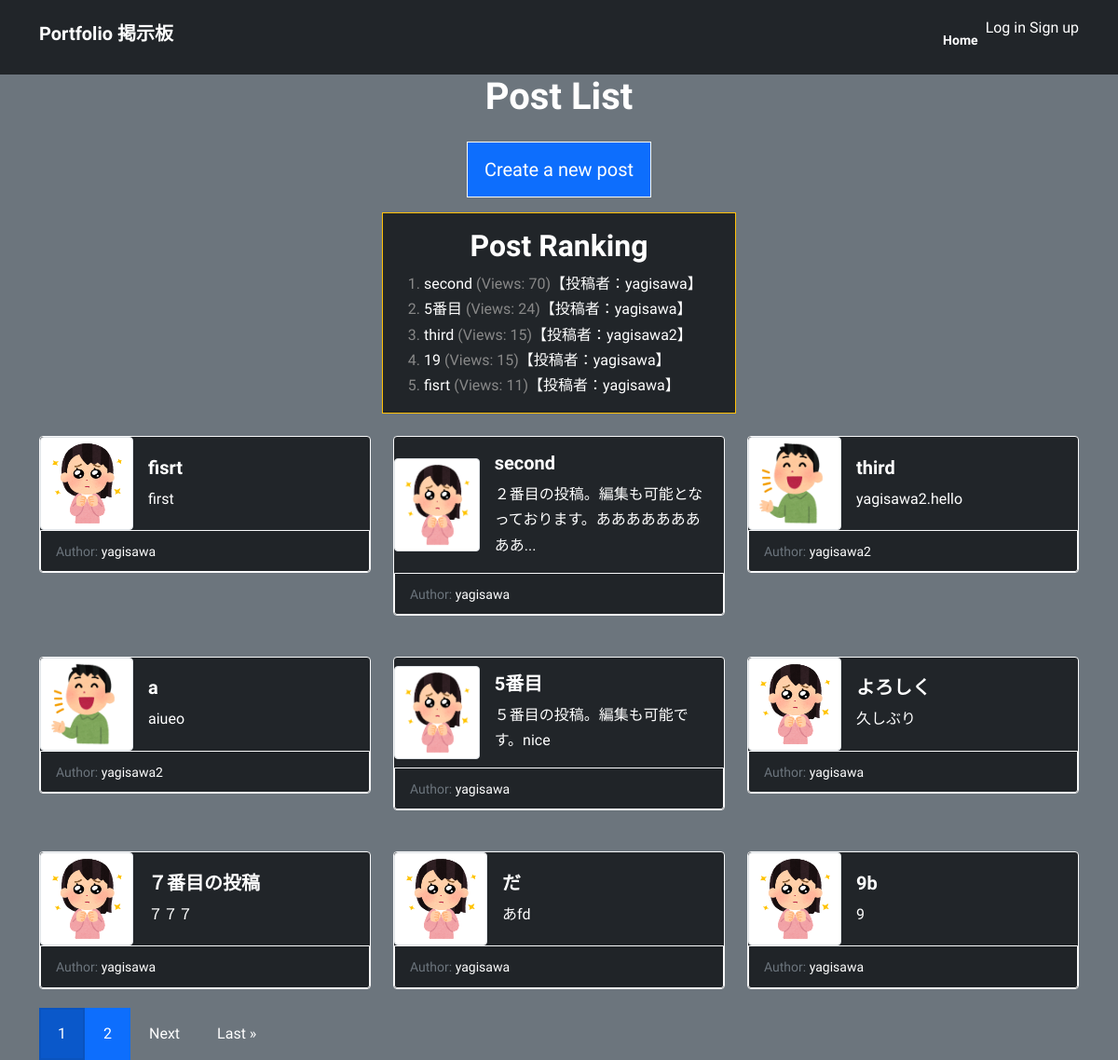
Before: / with the older database file.
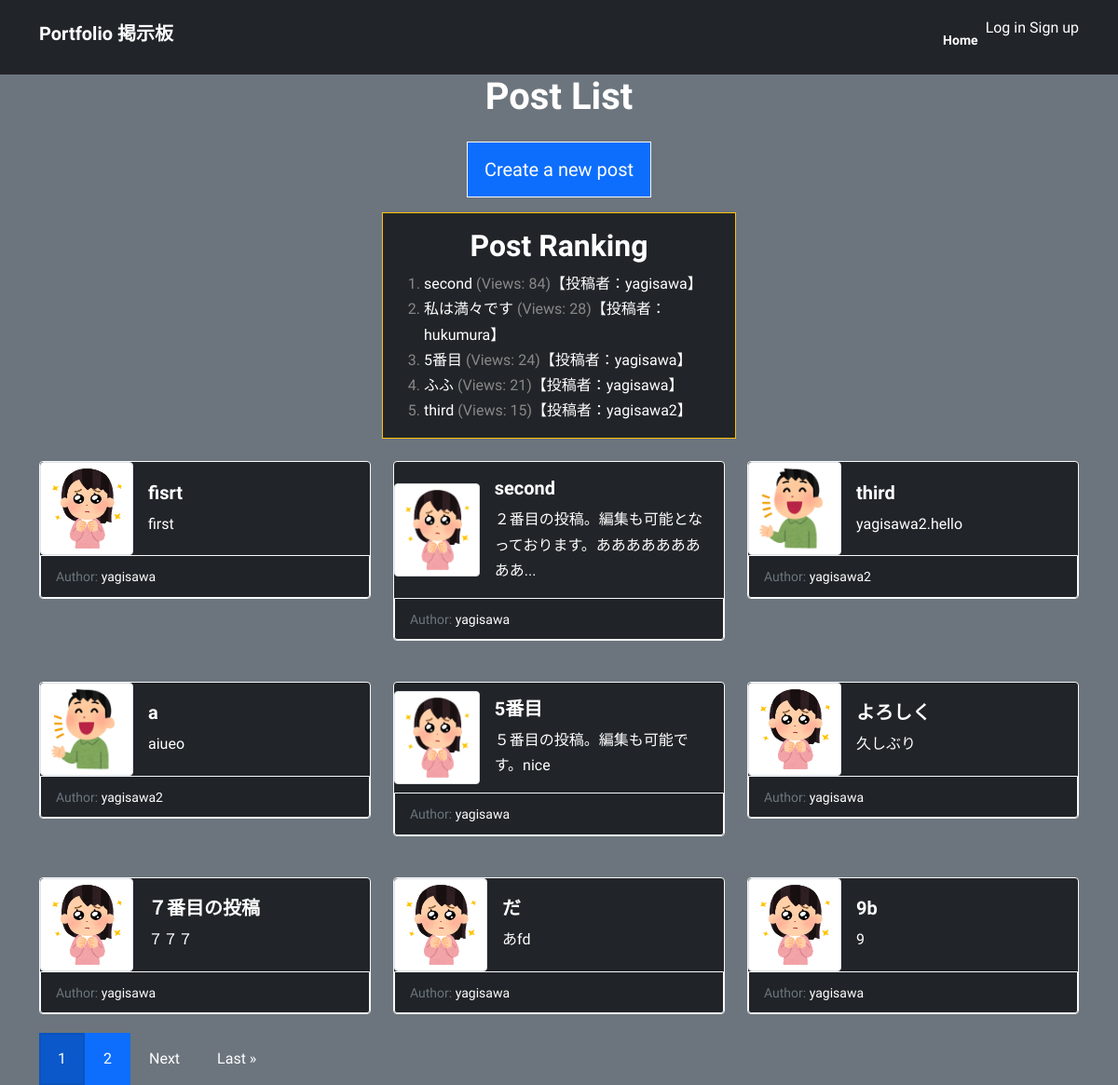
After: the same page with the newer database file.
### myapp/models.py (models this page shows, shortened)
class Post(models.Model):
    title = models.CharField(max_length=200)
    content = models.TextField()
    author = models.ForeignKey(User, on_delete=models.CASCADE)
    created_at = models.DateTimeField(auto_now_add=True)
    updated_at = models.DateTimeField(auto_now=True)
    likes = models.ManyToManyField(settings.AUTH_USER_MODEL, related_name='likes', blank=True)
    views = models.IntegerField(default=0)
    icon = models.ImageField(upload_to='icons/', blank=True, null=True)
    def get_author_avatar_url(self):
        return self.author.profile.avatar.url if self.author.profile.avatar else None

class Profile(models.Model):
    user = models.OneToOneField(User, on_delete=models.CASCADE)
    bio = models.TextField(max_length=500, blank=True)
    website = models.URLField(max_length=200, blank=True)
    location = models.CharField(max_length=100, blank=True)
    avatar = models.ImageField(upload_to='avatars/', blank=True, null=True)
    followers = models.ManyToManyField(User, related_name='following', blank=True)
    followers_count = models.PositiveIntegerField(default=0)

### myapp/views.py (the view)
# urls.py: path('', views.post_list, name='post_list'),
def post_list(request):
    posts = Post.objects.all()
    ranked_posts = Post.objects.annotate(num_views=F('views') + 1).order_by('-num_views')[:5]
    paginator = Paginator(posts, 9)
    page_number = request.GET.get('page')
    page_obj = paginator.get_page(page_number)
    if page_number is None or int(page_number) == 1:
        show_ranking = True
    else:
        show_ranking = False
    if request.method == 'POST':
        form = CommentForm(request.POST)
        if form.is_valid():
            comment = form.save(commit=False)
            comment.post = Post
            comment.save()
            return redirect('post_detail', pk=Post.pk)
    else:
        form = CommentForm()
    return render(request, 'myapp/post_list.html', {'posts': posts, 'ranked_posts': ranked_posts, 'page_obj': page_obj, 'form': form})

### myapp/templates/myapp/post_list.html (shortened to what this page needs)
{% extends 'base.html' %}
{% load static %}
{% block content %}
<div class="container">
  <div class="text-center">
    <h1>Post List</h1>
    <a class="btn btn-primary btn-lg mt-3 mb-3 border border-light" href="{% url 'post_create' %}">Create a new post</a>
  </div>
  <div class="row justify-content-center">
    <div class="col-md-4 bg-dark border border-warning mb-4">
      <div class="post-section mt-3 mb-3">
        <h2 class="text-center">Post Ranking</h2>
        <ol class="ranking-list bg-dark">
          {% for post in ranked_posts %}
            <li><a href="{% url 'post_detail' post.pk %}" class="text-white">{{ post.title }}</a> (Views: {{ post.views }})<a href="{% url 'profile' post.author.username %}">【投稿者：{{ post.author }}】</a></li>
          {% empty %}
            <li>No posts yet.</li>
            <li>Be the first to create a post and get to the top of the ranking!</li>
          {% endfor %}
        </ol>
      </div>
    </div>
  </div>
  {% if page_obj %}
  <div class="row row-cols-1 row-cols-md-3 g-4">
    {% for post in page_obj %}
      <div class="col">
        <div class="card bg-dark border border-light">
          <div class="d-flex align-items-center">
            {% if post.get_author_avatar_url %}
              <img src="{{ post.get_author_avatar_url }}" class="card-img-left img-thumbnail" alt="Avatar" style="width: 100px; height: 100px;">
            {% else %}
              <img src="{% static 'images/default_avatar.png' %}" class="card-img-left img-thumbnail" alt="Avatar" style="width: 100px; height: 100px;">
            {% endif %}
            <div class="card-body">
              <h5 class="card-title"><a href="{% url 'post_detail' post.pk %}">{{ post.title }}</a></h5>
              <p class="card-text text-white">
                {% if post.content|length > 30 %}
                  {{ post.content|slice:":30" }}...
                {% else %}
                  {{ post.content }}
                {% endif %}
              </p>
            </div>
          </div>
          <div class="card-footer border border-light">
            <small class="text-muted">Author: <a href="{% url 'profile' post.author.username %}" class="text-white">{{ post.author.username }}</a></small>
          </div>
        </div>
      </div>
    {% empty %}
      <p>No posts yet.</p>
    {% endfor %}
  </div>
  {% else %}
    <p>No posts yet.</p>
  {% endif %}
  {% if page_obj.has_other_pages %}
    <div class="pagination">
      {% for num in page_obj.paginator.page_range %}
        {% if page_obj.number == num %}
          <a class="btn btn-primary active" href="?page={{ num }}">{{ num }}</a>
        {% else %}
          <a class="btn btn-primary" href="?page={{ num }}">{{ num }}</a>
        {% endif %}
      {% endfor %}
      {% if page_obj.has_next %}
        <a class="btn btn-secondary" href="?page={{ page_obj.next_page_number }}">Next</a>
        <a class="btn btn-secondary" href="?page={{ page_obj.paginator.num_pages }}">Last &raquo;</a>
      {% endif %}
    </div>
  {% endif %}
</div>
{% endblock %}

### myapp/templates/base.html (shortened to what this page needs)
{% load static %}
<!DOCTYPE html>
<html>
  <head>
    <link href="https://cdn.jsdelivr.net/npm/bootstrap@5.0.2/dist/css/bootstrap.min.css" rel="stylesheet">
    <link rel="stylesheet" href="{% static 'myapp/style.css' %}">
  </head>
  <body class="bg-secondary">
      <nav class="navbar navbar-expand-lg navbar-dark bg-dark py-3">
        <div class="container">
          <h3 class="navbar-brand">Portfolio 掲示板</h3>
          <div class="collapse navbar-collapse" id="navbarNav">
            <ul class="navbar-nav ms-auto">
              <li class="nav-item">
                <a class="nav-link active" aria-current="page" href="{% url 'post_list' %}">Home</a>
              </li>
              {% if user.is_authenticated %}
              <li class="auth-item">
                <p class="text-white">Logged in as: {{ user.username }}</p>
              </li>
              <li class="nav-item">
                <a class="nav-link" href="{% url 'my_posts' %}">My posts</a>
              </li>
              <li class="nav-item">
                <a class="nav-link" href="{% url 'profile' user.username %}">Edit Profile</a>
              </li>
              <li class="nav-item ms-3">
                <form method="post" action="{% url 'logout' %}">
                  {% csrf_token %}
                    <button type="submit">Log out</button>
                </form>
              </li>
              {% else %}
                <li class="auth-links">
                  <a href="{% url 'login' %}">Log in</a>
                  <a href="{% url 'signup' %}">Sign up</a>
                </li>
              {% endif %}
            </ul>
          </div>
        </div>
      </nav>
    <div id="content">
      {% block content %}
      {% endblock %}
    </div>
  </body>
</html>

### myapp/static/myapp/style.css (style rules this page uses)
:root { --primary: #0d6efd; --white: #ffffff; --body: #888; }
body { font-family: 'Sora', sans-serif; line-height: 1.7; color: var(--body); }
h1, h2, h3, h4, h5, h6 { color: var(--white); font-weight: 700; }
a { color: var(--white); text-decoration: none; }
.navbar .nav-link { color: #fff !important; font-size: 14px; font-weight: 700; padding-top: 16px; }
.btn { padding: 14px 18px; border-width: 2px; border-radius: 0; }
.card { margin-bottom: 20px; }

Changed rows visible on the page:
no longer on this page (row unchanged): Post: title "19", views "15", author "yagisawa", shown under "Post Ranking"
no longer on one of the page's lists (row unchanged): Post: title "fisrt", views "11", author "yagisawa"
changed Post "second": views "70" → "84"
added Post: title "私は満々です", views "28", author "hukumura", shown under "Post Ranking"
added Post: title "ふふ", views "21", author "yagisawa", shown under "Post Ranking"
